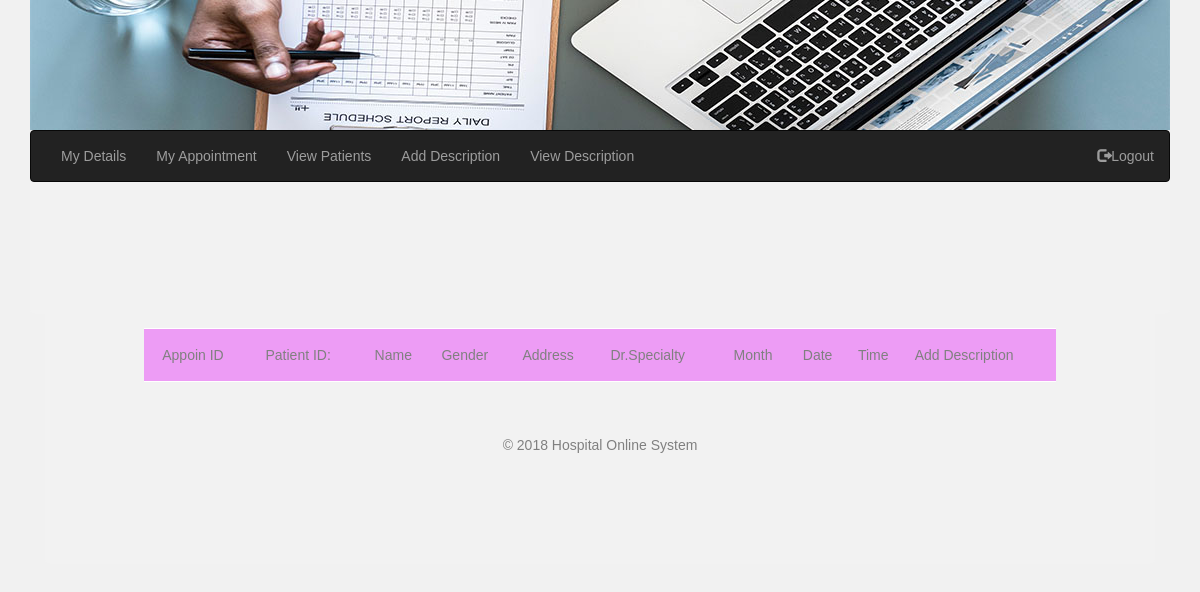
The page /doctor/Dr_desc.php (signed in) on the database as committed earlier.
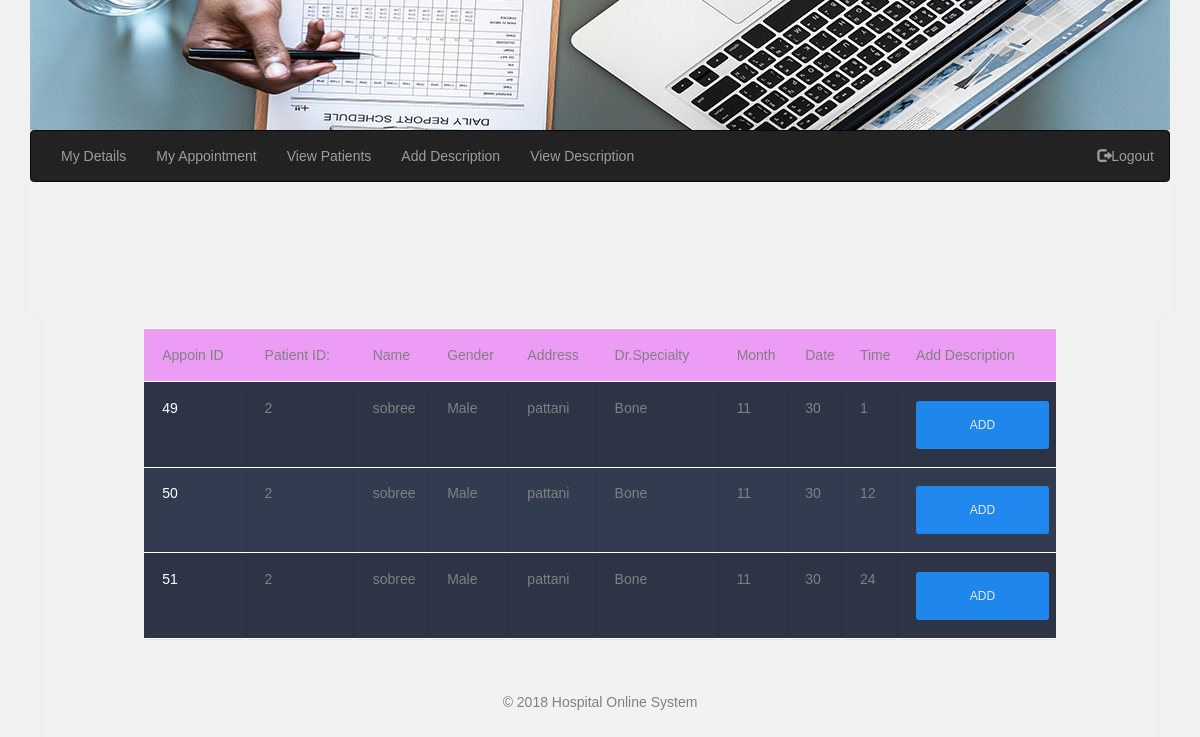
The same page on the database as committed later.
### tables this page shows
CREATE TABLE `appoin` (
  `appoin_id` int(11) NOT NULL,
  `dr_id` int(11) NOT NULL,
  `user_id` int(11) NOT NULL,
  `a_month` int(11) NOT NULL,
  `a_date` int(11) NOT NULL,
  `a_time` int(11) NOT NULL
);

CREATE TABLE `patient` (
  `user_id` int(10) NOT NULL,
  `u_name` varchar(50) NOT NULL,
  `gender` varchar(50) NOT NULL,
  `u_pass` int(50) NOT NULL,
  `u_address` varchar(100) NOT NULL,
  `u_mobile` int(20) NOT NULL,
  `u_email` varchar(50) NOT NULL
);

CREATE TABLE `doctor` (
  `dr_id` int(10) NOT NULL,
  `dr_name` varchar(50) NOT NULL,
  `gender` varchar(20) NOT NULL,
  `dr_pass` int(50) NOT NULL,
  `dr_address` varchar(500) NOT NULL,
  `dr_mobile` int(20) NOT NULL,
  `dr_Email` varchar(100) NOT NULL,
  `dr_specialty` varchar(500) NOT NULL,
  `id_cate` int(10) NOT NULL
);

### doctor/Dr_desc.php (the view, shortened to what this page needs)
<!DOCTYPE html>
<html>
<head>
		<link rel="stylesheet" href="https://maxcdn.bootstrapcdn.com/bootstrap/3.3.6/css/bootstrap.min.css" />
        <link rel="stylesheet" type="text/css" href=".../../../CSS/style.css">
		<link rel="stylesheet" type="text/css" href=".../../../CSS/tablestyle.css">
</head>
<body>
	<div class="container">
	   <div class="row">
        <?php include '.../../menudr.php'; ?>
	   </div>
       <br>
	   <?php
    $serverName = 'localhost';
    $userName = 'root';
    $userPassword = '';
    $dbName = 'hospital';
    $conn = mysqli_connect($serverName, $userName, $userPassword, $dbName);
    $p_id = $_SESSION['dr_id'];
    $sql = 'SELECT appoin.appoin_id,patient.user_id,patient.u_name,patient.gender,patient.u_address,doctor.dr_specialty,appoin.a_month,appoin.a_date,appoin.a_time FROM ((appoin INNER JOIN patient ON appoin.user_id= patient.user_id) INNER JOIN doctor ON appoin.dr_id='.$p_id.' AND doctor.dr_id='.$p_id.')';
    $query = mysqli_query($conn, $sql);
?>
<table class="container">
  <tr>
    <th > <div>Appoin ID </div></th>
	<th> <div>Patient ID:</div></th>
    <th> <div >Name </div></th>
    <th> <div >Gender </div></th>
    <th> <div >Address </div></th>
    <th> <div >Dr.Specialty </div></th>
	<th> <div >Month </div></th>
	<th> <div >Date </div></th>
	<th> <div >Time </div></th>
	<th> <div >Add Description </div></th>
  </tr>
<?php
while ($result = mysqli_fetch_array($query, MYSQLI_ASSOC)) {
    ?>
  <tr>
    <td><div><?php echo $result['appoin_id']; ?></div></td>
    <td><?php echo $result['user_id']; ?></td>
	<td><?php echo $result['u_name']; ?></td>
    <td><?php echo $result['gender']; ?></td>
	<td><?php echo $result['u_address']; ?></td>
    <td><?php echo $result['dr_specialty']; ?></td>
	<td><?php echo $result['a_month']; ?></td>
	<td><?php echo $result['a_date']; ?></td>
	<td><?php echo $result['a_time']; ?></td>
	<td><a href="JavaScript:if(confirm('Confirm ADD Description?')==true)
	{window.location='add_desc.php';}"class="btn btn-sm btn-info"><span class="glyphicon glyphicon" aria-hidden="true"></span>ADD</a></td>
  </tr>
<?php
}
?>
</table>
<br>
<br>
<br>
<br>
<marquee behavior="alternate" direction="up" width="100%"><marquee direction="right">&copy;  2018  Hospital Online System  </marquee></marquee>
</body>
</html>

Rows that differ between the two databases and show on the page:
added appoin: appoin_id "49", user.user_id "2", user.u_name "sobree", user.gender "Male", user.u_address "pattani", dr.dr_specialty "Bone", a_month "11", a_date "30", a_time "1"
added appoin: appoin_id "50", user.user_id "2", user.u_name "sobree", user.gender "Male", user.u_address "pattani", dr.dr_specialty "Bone", a_month "11", a_date "30", a_time "12"
added appoin: appoin_id "51", user.user_id "2", user.u_name "sobree", user.gender "Male", user.u_address "pattani", dr.dr_specialty "Bone", a_month "11", a_date "30", a_time "24"
